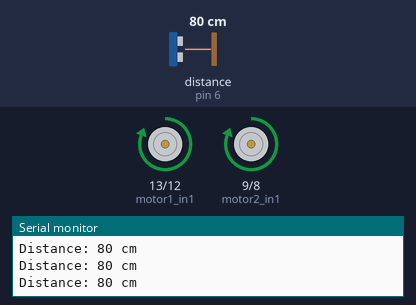
Recording of a sketch running on a simulated Arduino Uno, built with avr-gcc and run on an emulated ATmega328P. Parts: motor-driver pin pairs drawn as motors (green arrow = first pin HIGH = forward, orange = second pin HIGH = backward, longer = more drive, scaled by the enable pin), the last lines printed to the serial monitor. Wiring (inferred from the names in the program): ultrasonic range finder: trigger pin 7; echo pin 6. Inputs (shaded band) come from the test bench; at power-on: distance to the obstacle (sensor on pin 6) 80 cm. The echo pulse lasts 58.3 µs per cm.

Above: at 1.2 s.
1.3 s: distance to the obstacle (sensor on pin 6) set to 34 cm
2.8 s: distance to the obstacle (sensor on pin 6) set to 29 cm
At 4.0 s:
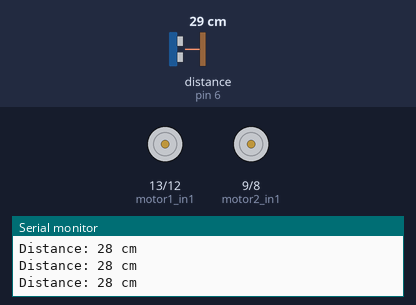
4.3 s: distance to the obstacle (sensor on pin 6) set to 35 cm
At 5.3 s:
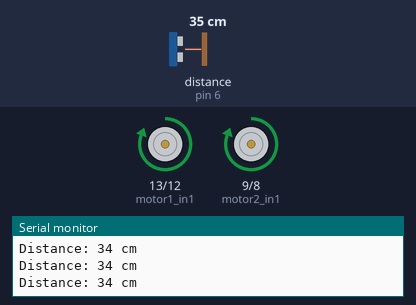
5.8 s: distance to the obstacle (sensor on pin 6) set to 2 cm
At 6.7 s:
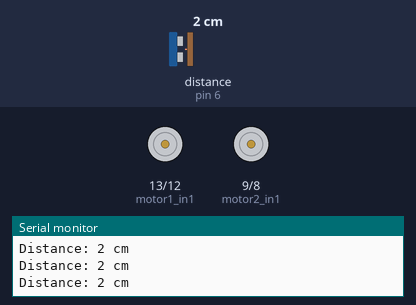
Timing chart, 0 to 8.3 s (numbered marks = the images above; inputs shaded):
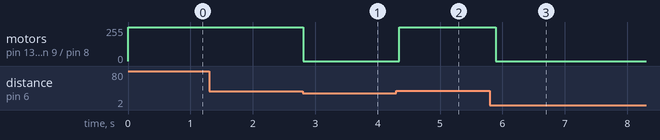

The sketch:

Transmission_block.ino
```cpp
// --- Ultrasonic Sensor Pins ---
const int trigPin = 7;
const int echoPin = 6;

// --- Motor Control Pins ---
// Motor 1
const int motor1_in1 = 13;
const int motor1_in2 = 12;
const int motor1_en = 11;  // PWM pin

// Motor 2
const int motor2_in1 = 9;
const int motor2_in2 = 8;
const int motor2_en = 10;  // PWM pin

void setup()
{
  Serial.begin(9600);

  // Ultrasonic Sensor
  pinMode(trigPin, OUTPUT);
  pinMode(echoPin, INPUT);

  // Motors
  pinMode(motor1_in1, OUTPUT);
  pinMode(motor1_in2, OUTPUT);
  pinMode(motor1_en, OUTPUT);

  pinMode(motor2_in1, OUTPUT);
  pinMode(motor2_in2, OUTPUT);
  pinMode(motor2_en, OUTPUT);

  // Set maximum motor speed (0 - 255)
  analogWrite(motor1_en, 255);
  analogWrite(motor2_en, 255);
}

void loop()
{
  long distance = getDistance();

  Serial.print("Distance: ");
  Serial.print(distance);
  Serial.println(" cm");

  if (distance > 30) {
    moveForward();
  } else {
    stopMotor();
  }

  delay(100);
}

// ----------- Measure Distance Function -------------
long getDistance() {
  digitalWrite(trigPin, LOW);
  delayMicroseconds(2);

  digitalWrite(trigPin, HIGH);
  delayMicroseconds(10);
  digitalWrite(trigPin, LOW);

  long duration = pulseIn(echoPin, HIGH);
  long distanceCm = duration / 29 / 2;
  return distanceCm;
}

// ----------- Motor Control Functions ----------
void moveForward() {
  // Motor 1
  digitalWrite(motor1_in1, HIGH);
  digitalWrite(motor1_in2, LOW);
  // Motor 2
  digitalWrite(motor2_in1, HIGH);
  digitalWrite(motor2_in2, LOW);
}

void stopMotor() {
  digitalWrite(motor1_in1, LOW);
  digitalWrite(motor1_in2, LOW);
  digitalWrite(motor2_in1, LOW);
  digitalWrite(motor2_in2, LOW);
}
```

Measured:
- the behaviour switches between 32 and 31 cm on distance to the obstacle (sensor on pin 6) (found by bisection; images 0 and 1)
- after the input at 2.8 s, motor on pin 13 (motor1_in1) / pin 12 (motor1_in2), motor on pin 9 (motor2_in1) / pin 8 (motor2_in2): forward 255/255 → stopped at once
- after the input at 4.3 s, motor on pin 13 (motor1_in1) / pin 12 (motor1_in2), motor on pin 9 (motor2_in1) / pin 8 (motor2_in2): stopped → forward 255/255 after 0.05 s
- after the input at 5.8 s, motor on pin 13 (motor1_in1) / pin 12 (motor1_in2), motor on pin 9 (motor2_in1) / pin 8 (motor2_in2): forward 255/255 → stopped after 0.09 s
